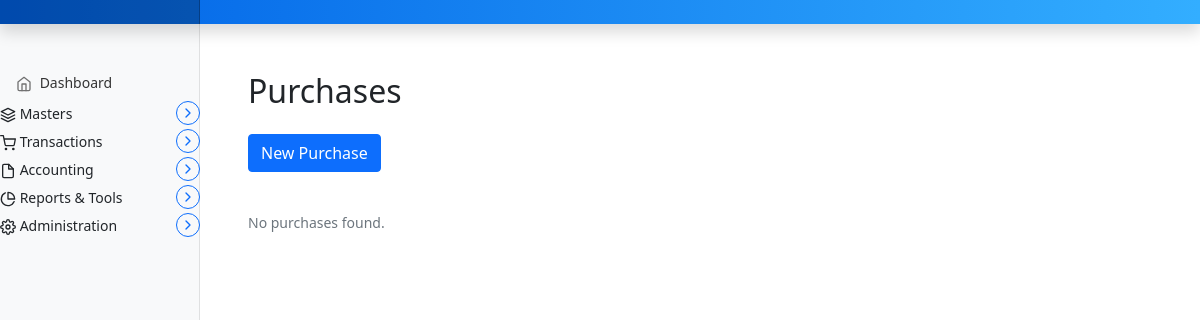
The app's page /invoice/purchases, older data.
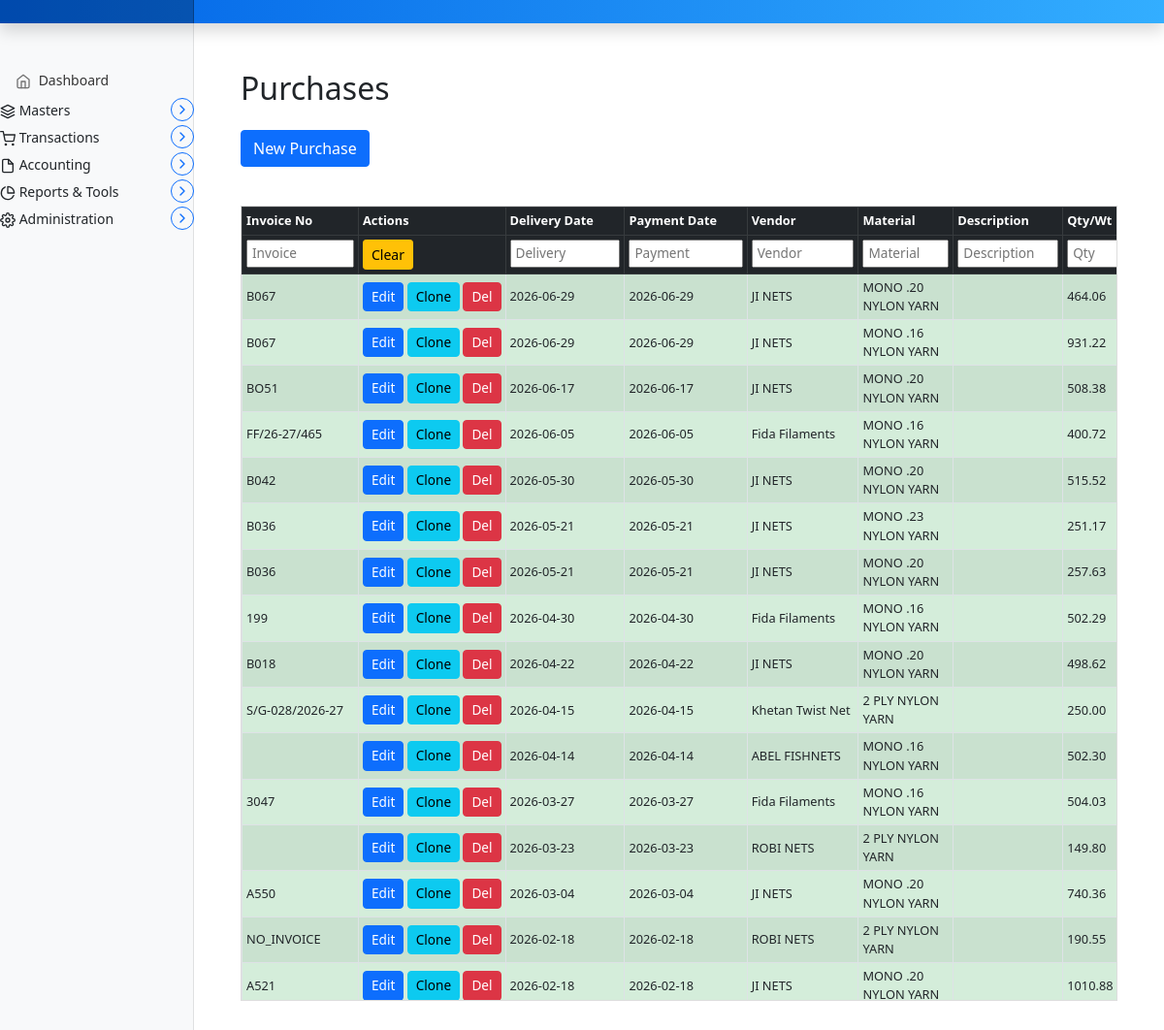
The same page, newer data.
### marania_invoice_app/models.py (models this page shows, shortened)
class Purchase(models.Model):
    UNIT_CHOICES = [
        ('number', 'Number'),
        ('meter', 'Meter'),
        ('KG', 'KG'),
    ]
    PAYMENT_STATUS_CHOICES = [
        ('PENDING', 'PENDING'),
        ('PARTIALLY_PAID', 'PARTIALLY PAID'),
        ('PAID', 'PAID'),
    ]
    purchase_key = models.AutoField(primary_key=True)
    invoice_no = models.CharField(max_length=100, blank=True, null=True)
    delivery_date = models.DateField(blank=True, null=True)
    payment_due_date = models.DateField(blank=True, null=True)
    payment_date = models.DateField(blank=True, null=True)
    vendor = models.CharField(max_length=255)
    is_twine = models.BooleanField(default=True)
    material = models.CharField(max_length=255, blank=True, null=True)
    order_description = models.TextField(blank=True, null=True)
    quantity_weight = models.DecimalField(max_digits=10, decimal_places=2, blank=True, null=True)
    unit = models.CharField(max_length=10, choices=UNIT_CHOICES, default='KG')
    unit_price = models.DecimalField(max_digits=10, decimal_places=2, blank=True, null=True)
    subtotal = models.DecimalField(max_digits=12, decimal_places=2, blank=True, null=True)
    gst_percent = models.DecimalField(max_digits=5, decimal_places=2, default=0)
    gst_amount = models.DecimalField(max_digits=12, decimal_places=2, blank=True, null=True)
    total_amount = models.DecimalField(max_digits=12, decimal_places=2, blank=True, null=True)
    amount_paid = models.DecimalField(max_digits=12, decimal_places=2, default=0)
    payment_status = models.CharField(max_length=20, choices=PAYMENT_STATUS_CHOICES, default='PENDING')
    balance = models.DecimalField(max_digits=12, decimal_places=2, blank=True, null=True)
    comments = models.TextField(blank=True, null=True)
    created_at = models.DateTimeField(auto_now_add=True)
    updated_at = models.DateTimeField(auto_now=True)
    class Meta:
        ordering = ['-delivery_date', '-purchase_key']

### marania_invoice_app/views.py (the view, shortened to what this page needs)
# urls.py: path('purchases', views.purchase_entry, name='purchase_entry'),
def purchase_entry(request):
    purchases = Purchase.objects.all()
    parties = Parties.objects.all()
    materials = list(Purchase.objects.exclude(material__isnull=True).exclude(material='').values_list('material', flat=True).distinct().order_by('material'))
    purchases_json = json.dumps(list(purchases.values(
        'purchase_key', 'invoice_no', 'delivery_date', 'payment_date', 'vendor',
        'is_twine', 'material', 'order_description', 'quantity_weight', 'unit',
        'unit_price', 'subtotal', 'gst_percent', 'gst_amount', 'total_amount',
        'amount_paid', 'payment_status', 'balance', 'comments',
    )), default=str)
    context = {
        "purchases": purchases,
        "purchases_json": purchases_json,
        "parties": parties,
        "materials_list": materials,
    }
    return render(request, "marania_invoice_app/purchase_entry.html", context)

### templates/marania_invoice_app/purchase_entry.html (shortened to what this page needs)
{% extends 'partials/base.html' %}
{% load static %}
{% block main %}
<main class="col-md-9 ms-sm-auto col-lg-10 px-md-4">
  <div class="container-fluid my-5">
    <h2 class="mb-4">Purchases</h2>
    <button class="btn btn-primary mb-3" type="button" data-bs-toggle="collapse" data-bs-target="#purchaseForm" aria-expanded="false" aria-controls="purchaseForm">
      New Purchase
    </button>
    <div class="purchase-list mt-4">
      {% if purchases %}
        <div class="invoice-table-wrapper">
          <table id="purchase-table" class="table table-striped table-hover table-bordered table-sm align-middle">
            <thead class="table-dark">
              <tr>
                <th scope="col">Invoice No</th>
                <th scope="col">Actions</th>
                <th scope="col">Delivery Date</th>
                <th scope="col">Payment Date</th>
                <th scope="col">Vendor</th>
                <th scope="col">Material</th>
                <th scope="col">Description</th>
                <th scope="col">Qty/Wt</th>
              </tr>
              <tr id="purchase-filter-row">
                <th><input class="filter-input" placeholder="Invoice"></th>
                <th>
                  <button class="btn btn-warning btn-sm" id="clear-purchase-filters">Clear</button>
                </th>
                <th><input class="filter-input" placeholder="Delivery"></th>
                <th><input class="filter-input" placeholder="Payment"></th>
                <th><input class="filter-input" placeholder="Vendor" list="vendor_list_filter"></th>
                <th><input class="filter-input" placeholder="Material" list="material_list_filter"></th>
                <th><input class="filter-input" placeholder="Description"></th>
                <th><input class="filter-input" placeholder="Qty"></th>
              </tr>
            </thead>
            <tbody>
              {% for p in purchases %}
                <tr class="row-status-{{ p.payment_status|lower }}">
                  <td>{{ p.invoice_no|default:"" }}</td>
                  <td style="white-space:nowrap;">
                    <a href="javascript:void(0);" onclick="loadPurchase('{{ p.purchase_key }}')" class="btn btn-primary py-1 px-2" style="font-size:0.85rem;">
                       Edit
                    </a>
                    <a href="javascript:void(0);" onclick="clonePurchase('{{ p.purchase_key }}')" class="btn btn-info py-1 px-2" style="font-size:0.85rem;">
                       Clone
                    </a>
                    <form method="POST" action="{% url 'purchase_entry' %}" style="display:inline;" onsubmit="return confirm('Delete this purchase?')">
                      <button type="submit" class="btn btn-danger py-1 px-2" style="font-size:0.85rem;">
                         Del
                      </button>
                    </form>
                  </td>
                  <td>{{ p.delivery_date|date:"Y-m-d" }}</td>
                  <td>{{ p.payment_date|date:"Y-m-d" }}</td>
                  <td>{{ p.vendor }}</td>
                  <td>{{ p.material|default:"" }}</td>
                  <td>{{ p.order_description|default:"" }}</td>
                  <td>{{ p.quantity_weight|default:"" }}</td>
                </tr>
              {% endfor %}
            </tbody>
          </table>
        </div>
      {% else %}
        <p class="text-muted">No purchases found.</p>
      {% endif %}
    </div>
  </div>
</main>
{% endblock %}

### templates/partials/base.html (shortened to what this page needs)
{% load static %}
<!doctype html>
<html lang="en">
  <head>
    <link href="{% static 'assets/css/bootstrap.min.css' %}" rel="stylesheet">
    <link href="{% static 'assets/css/dashboard.css' %}" rel="stylesheet">
  </head>
  <body>
<header class="navbar navbar-dark sticky-top"
style="background: linear-gradient(90deg, #0062E6, #33AEFF); flex-wrap: nowrap; padding: 0; box-shadow: 0 0.5rem 1rem rgba(0,0,0,.15);">
  <a class="navbar-brand col-md-3 col-lg-2 me-0 px-3" href="#"> {{ config.CompanyName }}</a>
</header>
<div class="container-fluid">
  <div class="row">
    <nav id="sidebarMenu" class="col-md-3 col-lg-2 d-md-block bg-light sidebar collapse">
      <div class="position-sticky pt-3">
        <ul class="nav flex-column">
          <li class="nav-item">
            <a class="nav-link" href="{% url 'dashboard' %}">
              <span data-feather="home"></span>
              Dashboard
            </a>
          </li>
          <li class="nav-item">
            <div class="d-flex justify-content-between align-items-center mb-1 parent-menu">
              <span>
                <span data-feather="layers"></span>
                Masters
              </span>
              <button class="collapse-btn btn btn-outline-primary btn-sm rounded-circle"
                      type="button"
                      data-bs-toggle="collapse"
                      data-bs-target="#MastersSubmenu"
                      aria-expanded="false"
                      aria-controls="MastersSubmenu">
                <span class="collapse-icon" data-feather="chevron-right"></span>
              </button>
            </div>
          </li>
          <li class="nav-item">
            <div class="d-flex justify-content-between align-items-center mb-1 parent-menu">
              <span>
                <span data-feather="shopping-cart"></span>
                Transactions
              </span>
              <button class="collapse-btn btn btn-outline-primary btn-sm rounded-circle"
                      type="button"
                      data-bs-toggle="collapse"
                      data-bs-target="#TransactionsSubmenu"
                      aria-expanded="false"
                      aria-controls="TransactionsSubmenu">
                <span class="collapse-icon" data-feather="chevron-right"></span>
              </button>
            </div>
          </li>
          <li class="nav-item">
            <div class="d-flex justify-content-between align-items-center mb-1 parent-menu">
              <span>
                <span data-feather="file"></span>
                Accounting
              </span>
              <button class="collapse-btn btn btn-outline-primary btn-sm rounded-circle"
                      type="button"
                      data-bs-toggle="collapse"
                      data-bs-target="#AccountingSubmenu"
                      aria-expanded="false"
                      aria-controls="AccountingSubmenu">
                <span class="collapse-icon" data-feather="chevron-right"></span>
              </button>
            </div>
          </li>
          <li class="nav-item">
            <div class="d-flex justify-content-between align-items-center mb-1 parent-menu">
              <span>
                <span data-feather="pie-chart"></span>
                Reports & Tools
              </span>
              <button class="collapse-btn btn btn-outline-primary btn-sm rounded-circle"
                      type="button"
                      data-bs-toggle="collapse"
                      data-bs-target="#ReportsSubmenu"
                      aria-expanded="false"
                      aria-controls="ReportsSubmenu">
                <span class="collapse-icon" data-feather="chevron-right"></span>
              </button>
            </div>
          </li>
          <li class="nav-item">
            <div class="d-flex justify-content-between align-items-center mb-1 parent-menu">
              <span>
                <span data-feather="settings"></span>
                Administration
              </span>
              <button class="collapse-btn btn btn-outline-primary btn-sm rounded-circle"
                      type="button"
                      data-bs-toggle="collapse"
                      data-bs-target="#AdminSubmenu"
                      aria-expanded="false"
                      aria-controls="AdminSubmenu">
                <span class="collapse-icon" data-feather="chevron-right"></span>
              </button>
            </div>
          </li>
        </ul>
      </div>
    </nav>
  {% block main %}
  {% endblock %}
  </div>
</div>
  </body>
</html>

### static/assets/css/dashboard.css (style rules this page uses)
body { font-size: .875rem; }
.feather { width: 16px; height: 16px; vertical-align: text-bottom; }
.sidebar { position: fixed; top: 0; bottom: 0; left: 0; z-index: 100; padding: 48px 0 0; box-shadow: inset -1px 0 0 rgba(0, 0, 0, .1); }
.sidebar .nav-link { font-weight: 500; color: #333; }
.sidebar .nav-link .feather { margin-right: 4px; color: #727272; }
.navbar-brand { padding-top: .75rem; padding-bottom: .75rem; font-size: 1rem; background-color: rgba(0, 0, 0, .25); box-shadow: inset -1px 0 0 rgba(0, 0, 0, .25); }

### templates/partials/base.html (style rules this page uses)
.collapse-icon { transition: transform 0.3s ease; }
.collapse-btn { width: 24px; height: 24px; display: flex; align-items: center; justify-content: center; padding: 0; font-size: 16px; font-weight: bold; transition: all 0.3s ease; }

### templates/marania_invoice_app/purchase_entry.html (style rules this page uses)
.invoice-table-wrapper { max-height: 820px; overflow: auto; border: 1px solid #ddd; }
#purchase-table { min-width: 1800px; font-size: 0.8rem; }
#purchase-table thead th { position: sticky; top: 0; z-index: 2; white-space: nowrap; }
#purchase-table th input.filter-input, #purchase-table th select.filter-select { width: 100%; box-sizing: border-box; padding: 2px 4px; font-size: 0.85rem; margin-bottom: 2px; }
.row-status-paid { background-color: #d4edda !important; }

Row changes from the older to the newer data that the page shows:
added Purchase: invoice_no "B067", delivery_date "2026-06-29", payment_date "2026-06-29", vendor "JI NETS", material "MONO .20 NYLON YARN", quantity_weight "464.06"
added Purchase: invoice_no "B067", delivery_date "2026-06-29", payment_date "2026-06-29", vendor "JI NETS", material "MONO .16 NYLON YARN", quantity_weight "931.22"
added Purchase: invoice_no "BO51", delivery_date "2026-06-17", payment_date "2026-06-17", vendor "JI NETS", material "MONO .20 NYLON YARN", quantity_weight "508.38"
added Purchase: invoice_no "FF/26-27/465", delivery_date "2026-06-05", payment_date "2026-06-05", vendor "Fida Filaments", material "MONO .16 NYLON YARN", quantity_weight "400.72"
added Purchase: invoice_no "B042", delivery_date "2026-05-30", payment_date "2026-05-30", vendor "JI NETS", material "MONO .20 NYLON YARN", quantity_weight "515.52"
added Purchase: invoice_no "B036", delivery_date "2026-05-21", payment_date "2026-05-21", vendor "JI NETS", material "MONO .23 NYLON YARN", quantity_weight "251.17"
added Purchase: invoice_no "B036", delivery_date "2026-05-21", payment_date "2026-05-21", vendor "JI NETS", material "MONO .20 NYLON YARN", quantity_weight "257.63"
added Purchase: invoice_no "199", delivery_date "2026-04-30", payment_date "2026-04-30", vendor "Fida Filaments", material "MONO .16 NYLON YARN", quantity_weight "502.29"
added Purchase: invoice_no "B018", delivery_date "2026-04-22", payment_date "2026-04-22", vendor "JI NETS", material "MONO .20 NYLON YARN", quantity_weight "498.62"
added Purchase: invoice_no "S/G-028/2026-27", delivery_date "2026-04-15", payment_date "2026-04-15", vendor "Khetan Twist Net", material "2 PLY NYLON YARN", quantity_weight "250.00"
added Purchase: delivery_date "2026-04-14", payment_date "2026-04-14", vendor "ABEL FISHNETS", material "MONO .16 NYLON YARN", quantity_weight "502.30"
added Purchase: invoice_no "3047", delivery_date "2026-03-27", payment_date "2026-03-27", vendor "Fida Filaments", material "MONO .16 NYLON YARN", quantity_weight "504.03"
added Purchase: delivery_date "2026-03-23", payment_date "2026-03-23", vendor "ROBI NETS", material "2 PLY NYLON YARN", quantity_weight "149.80"
added Purchase: invoice_no "A550", delivery_date "2026-03-04", payment_date "2026-03-04", vendor "JI NETS", material "MONO .20 NYLON YARN", quantity_weight "740.36"
added Purchase: invoice_no "NO_INVOICE", delivery_date "2026-02-18", payment_date "2026-02-18", vendor "ROBI NETS", material "2 PLY NYLON YARN", quantity_weight "190.55"
added Purchase: invoice_no "A521", delivery_date "2026-02-18", payment_date "2026-02-18", vendor "JI NETS", material "MONO .20 NYLON YARN", quantity_weight "1010.88"
Text that changed along with them:
text no longer shown: "No purchases found."
text now shown: "Invoice No Actions Delivery Date Payment Date Vendor Material Description Qty/Wt Clear"
